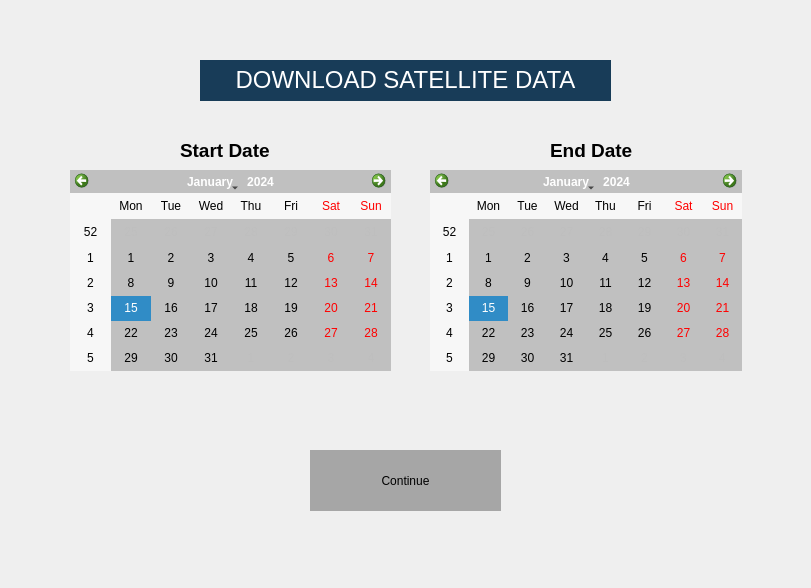
<?xml version="1.0" encoding="UTF-8"?>
<ui version="4.0">
 <class>Download</class>
 <widget class="QWidget" name="Download">
  <property name="geometry">
   <rect>
    <x>0</x>
    <y>0</y>
    <width>811</width>
    <height>588</height>
   </rect>
  </property>
  <property name="windowTitle">
   <string>Form</string>
  </property>
  <widget class="QLabel" name="label">
   <property name="geometry">
    <rect>
     <x>-550</x>
     <y>-10</y>
     <width>1561</width>
     <height>601</height>
    </rect>
   </property>
   <property name="text">
    <string/>
   </property>
   <property name="pixmap">
    <pixmap>../photos/faded-bg.png</pixmap>
   </property>
  </widget>
  <widget class="QCalendarWidget" name="endDateCalendar">
   <property name="geometry">
    <rect>
     <x>430</x>
     <y>170</y>
     <width>312</width>
     <height>201</height>
    </rect>
   </property>
   <property name="styleSheet">
    <string notr="true">background-color: rgb(192, 192, 192);</string>
   </property>
  </widget>
  <widget class="QCalendarWidget" name="startDateCalendar">
   <property name="geometry">
    <rect>
     <x>70</x>
     <y>170</y>
     <width>321</width>
     <height>201</height>
    </rect>
   </property>
   <property name="styleSheet">
    <string notr="true">background-color: rgb(192, 192, 192);</string>
   </property>
  </widget>
  <widget class="QPushButton" name="continueButton">
   <property name="geometry">
    <rect>
     <x>310</x>
     <y>450</y>
     <width>191</width>
     <height>61</height>
    </rect>
   </property>
   <property name="styleSheet">
    <string notr="true">font: 75 24pt &quot;Courier New&quot;;
background-color: rgb(166, 166, 166);
color: rgb(0, 0, 0);
border: 5px;
border-color: rgb(24, 60, 88);</string>
   </property>
   <property name="text">
    <string>Continue</string>
   </property>
  </widget>
  <widget class="QLabel" name="label_7">
   <property name="geometry">
    <rect>
     <x>200</x>
     <y>60</y>
     <width>411</width>
     <height>41</height>
    </rect>
   </property>
   <property name="font">
    <font>
     <family>Segoe UI Symbol</family>
     <pointsize>8</pointsize>
     <weight>50</weight>
     <italic>false</italic>
     <bold>false</bold>
    </font>
   </property>
   <property name="styleSheet">
    <string notr="true">background-color: rgb(24, 60, 88);
font: 8pt &quot;Segoe UI Symbol&quot;;
color: rgb(255, 255, 255);</string>
   </property>
   <property name="text">
    <string>&lt;html&gt;&lt;head/&gt;&lt;body&gt;&lt;p align=&quot;center&quot;&gt;&lt;span style=&quot; font-size:18pt;&quot;&gt;DOWNLOAD SATELLITE DATA&lt;/span&gt;&lt;/p&gt;&lt;/body&gt;&lt;/html&gt;</string>
   </property>
  </widget>
  <widget class="QLabel" name="label_2">
   <property name="geometry">
    <rect>
     <x>180</x>
     <y>140</y>
     <width>111</width>
     <height>21</height>
    </rect>
   </property>
   <property name="font">
    <font>
     <pointsize>14</pointsize>
     <weight>75</weight>
     <bold>true</bold>
    </font>
   </property>
   <property name="text">
    <string>Start Date</string>
   </property>
  </widget>
  <widget class="QLabel" name="label_3">
   <property name="geometry">
    <rect>
     <x>550</x>
     <y>140</y>
     <width>171</width>
     <height>21</height>
    </rect>
   </property>
   <property name="font">
    <font>
     <pointsize>14</pointsize>
     <weight>75</weight>
     <bold>true</bold>
    </font>
   </property>
   <property name="text">
    <string>End Date</string>
   </property>
  </widget>
 </widget>
 <resources/>
 <connections/>
</ui>
